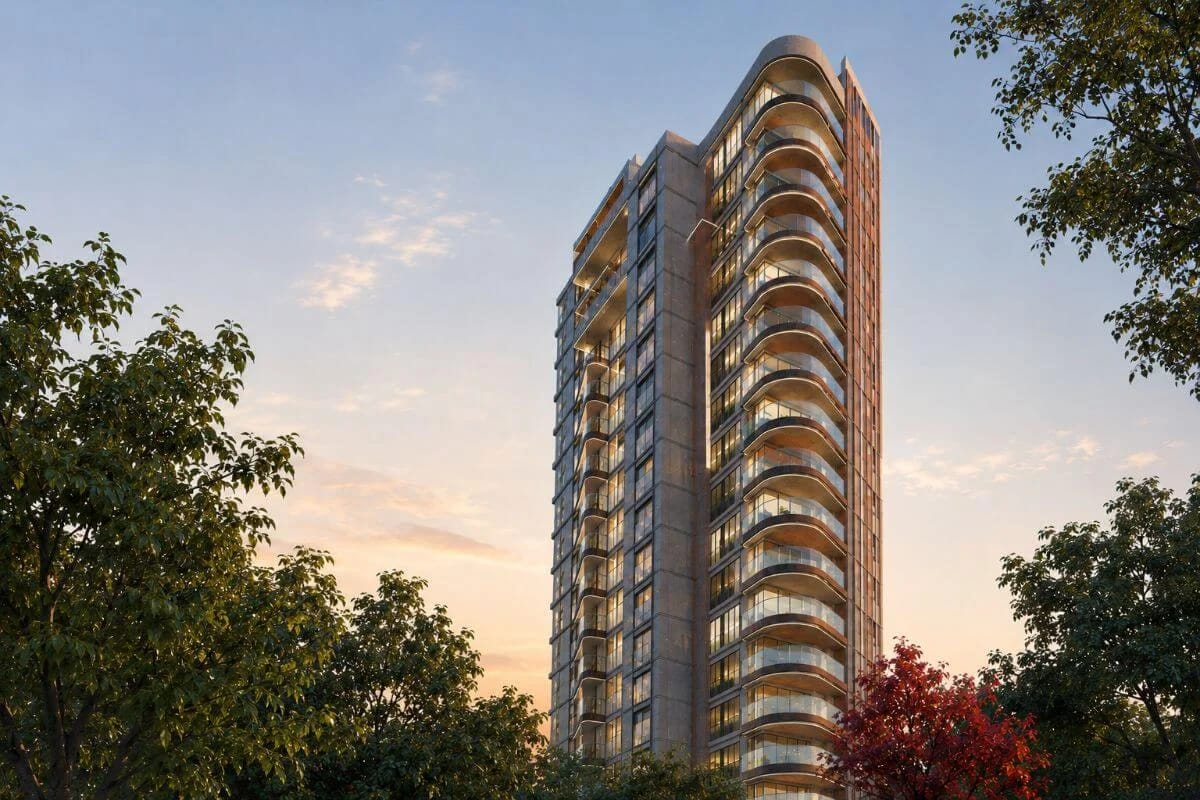
#> input picture assets/WhatsApp Image 2026-10-27 at 11.30.09 AM.jpeg, 1200 x 800 px, found by its file name
$ python find_building_contour.py
#> lines starting #> are read from the running program, lines starting #| are printed output that depends on the picture; after the words box and inside, x2 and y2 are one past the last pixel; in counts of white or black regions, pixels touching at a corner belong together
import cv2
import numpy as np

photo = cv2.imread(r"c:\Users\manpr\Documents\42 Kalidasa\assets\WhatsApp Image 2026-10-27 at 11.30.09 AM.jpeg")
#> photo is the input picture: shape (800, 1200, 3); mean B, G, R 123.1, 127.3, 130.8
render = cv2.imread(r"c:\Users\manpr\Documents\42 Kalidasa\renders\preview\exterior_photo_match_render.png")
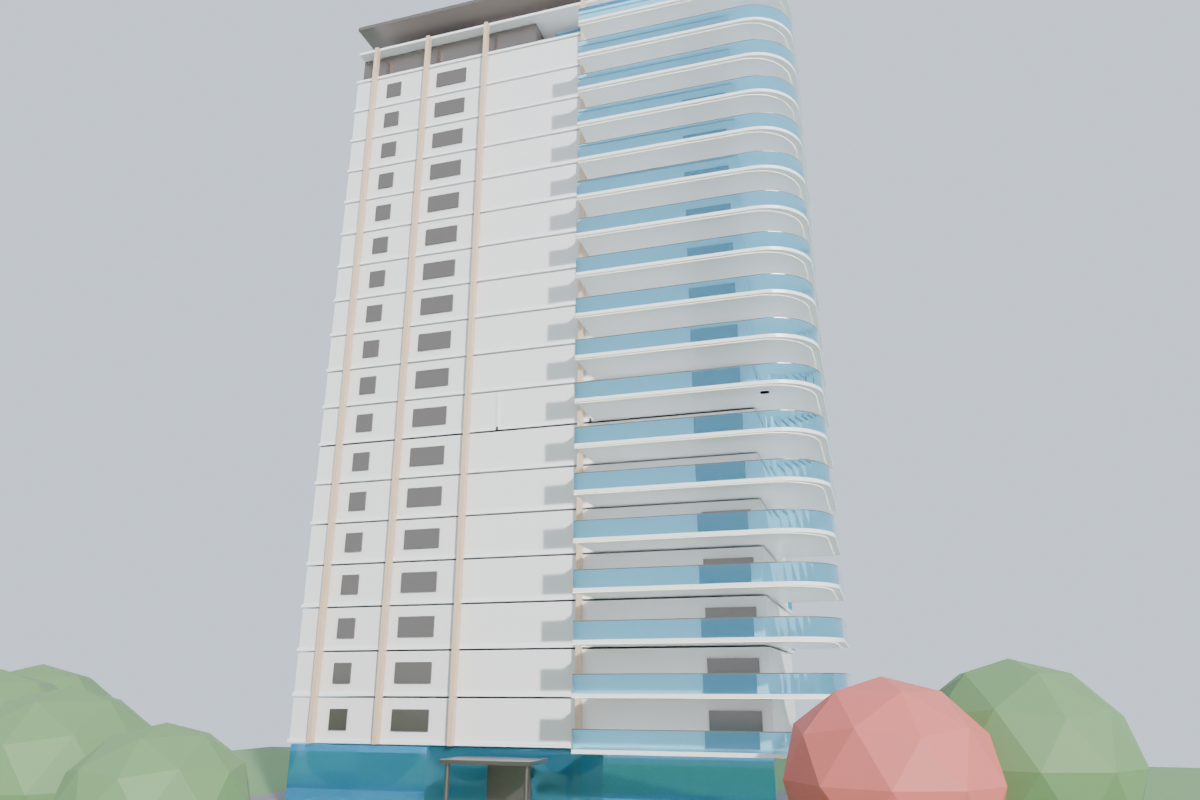
#> input picture renders/preview/exterior_photo_match_render.png, 1200 x 800 px, found by its file name
#> render is the input picture: shape (800, 1200, 3); mean B, G, R 193.8, 191.9, 185.4

# Let's save a visual representation of where non-sky pixels are in both photo and render
# Photo sky: B > 185, G > 165, R > 145 (and G > R)
# Let's create masks
sky_p = (photo[:,:,0] > 180) & (photo[:,:,1] > 160) & (photo[:,:,0] > photo[:,:,2] + 15)
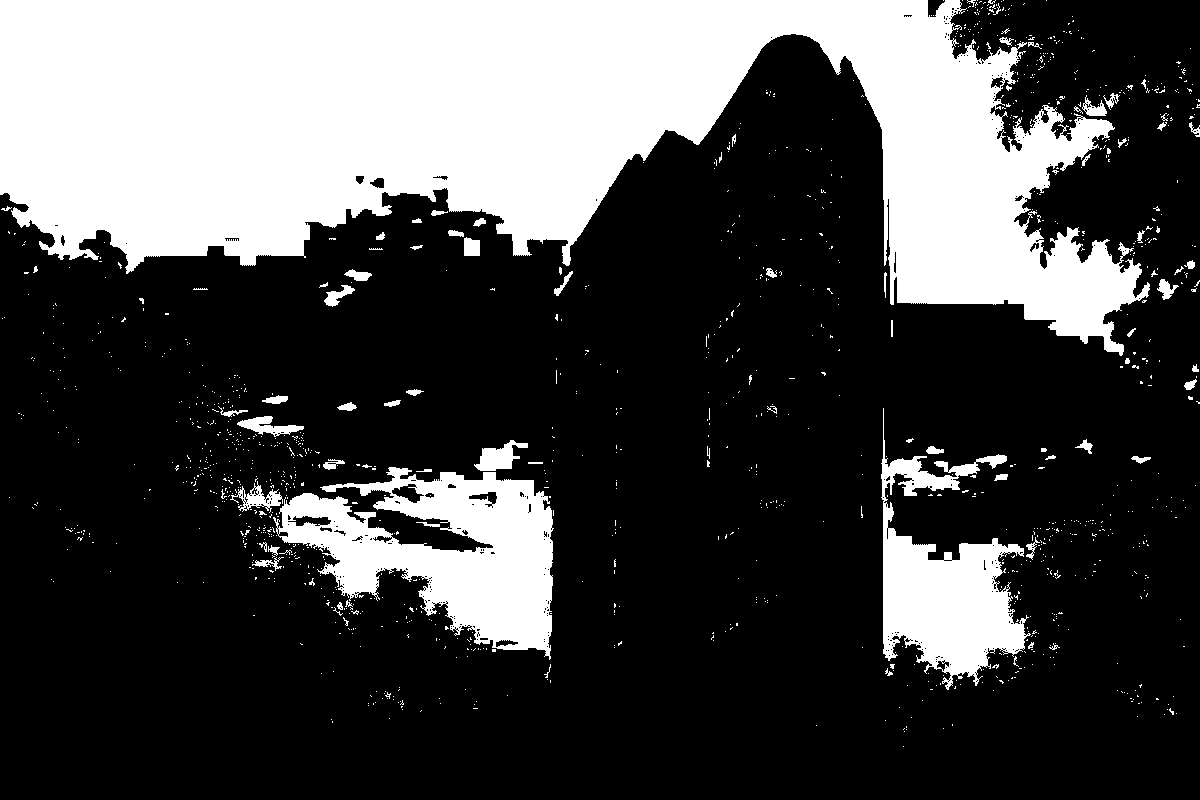
#> sky_p: shape (800, 1200) bool; 28.4% white; 1274 white regions (1193 under 20 px), largest, box (x1, y1, x2, y2) and area: (0, 0, 1150, 356) 218529, (273, 467, 554, 660) 27266, (881, 408, 1031, 690) 17328
building_p = ~sky_p

sky_r = (render[:,:,0] > 180) & (render[:,:,1] > 180) & (render[:,:,2] > 180)
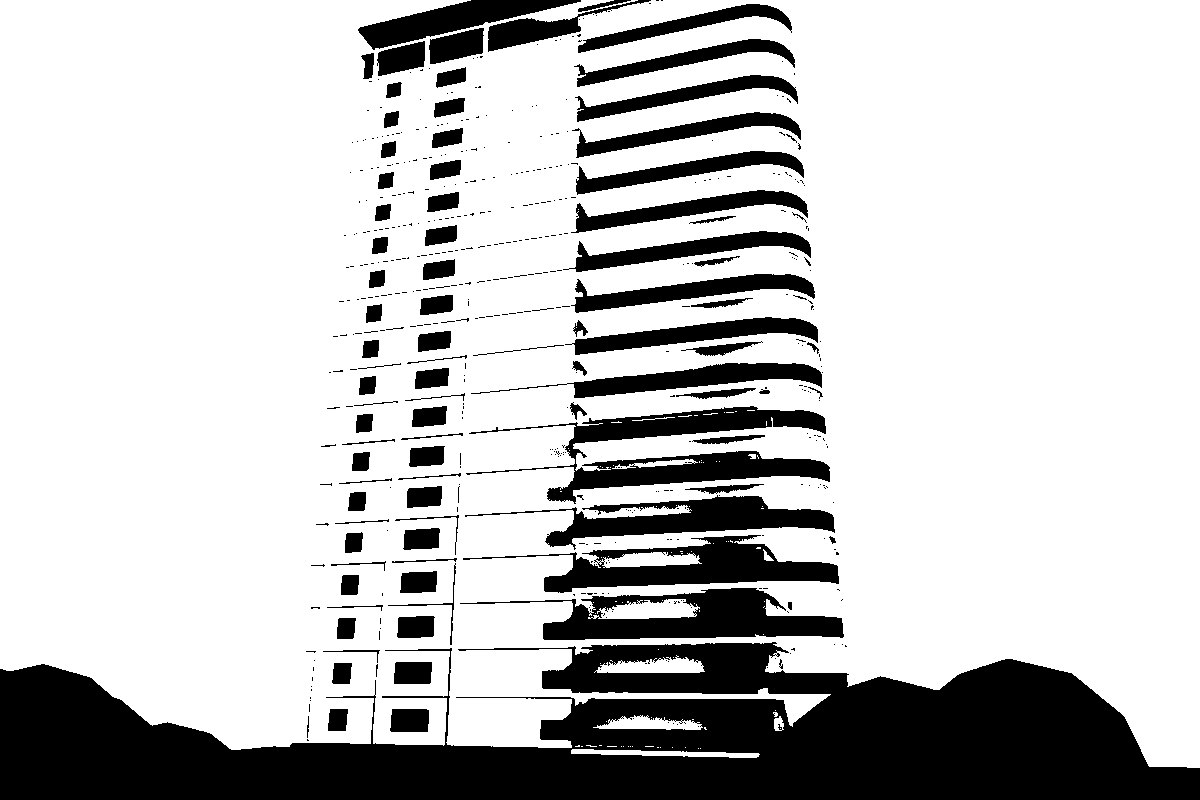
#> sky_r: shape (800, 1200) bool; 77.4% white; 523 black regions (427 under 20 px), largest, box (x1, y1, x2, y2) and area: (0, 642, 1200, 800) 116048, (466, 406, 830, 504) 11511, (460, 588, 844, 640) 9340
building_r = ~sky_r

# Save masks as images
cv2.imwrite(r"c:\Users\manpr\Documents\42 Kalidasa\renders\preview\mask_photo_building.png", (building_p * 255).astype(np.uint8))
cv2.imwrite(r"c:\Users\manpr\Documents\42 Kalidasa\renders\preview\mask_render_building.png", (building_r * 255).astype(np.uint8))

# Find bounding rect of building in photo (excluding bottom 100px for foreground street if needed)
pts_p = cv2.findNonZero((building_p * 255).astype(np.uint8))
#> pts_p = contour of 687057 points, box (x1, y1, x2, y2) (0, 0, 1200, 800), area 301662
x_p, y_p, w_p, h_p = cv2.boundingRect(pts_p)
#> x_p = 0; y_p = 0; w_p = 1200; h_p = 800
print(f"Photo building bounding box: x={x_p}, y={y_p}, w={w_p}, h={h_p}")
#| Photo building bounding box: x=0, y=0, w=1200, h=800

pts_r = cv2.findNonZero((building_r * 255).astype(np.uint8))
#> pts_r = contour of 216654 points, box (x1, y1, x2, y2) (0, 0, 1200, 800), area 203628
x_r, y_r, w_r, h_r = cv2.boundingRect(pts_r)
#> x_r = 0; y_r = 0; w_r = 1200; h_r = 800
print(f"Render building bounding box: x={x_r}, y={y_r}, w={w_r}, h={h_r}")
#| Render building bounding box: x=0, y=0, w=1200, h=800
